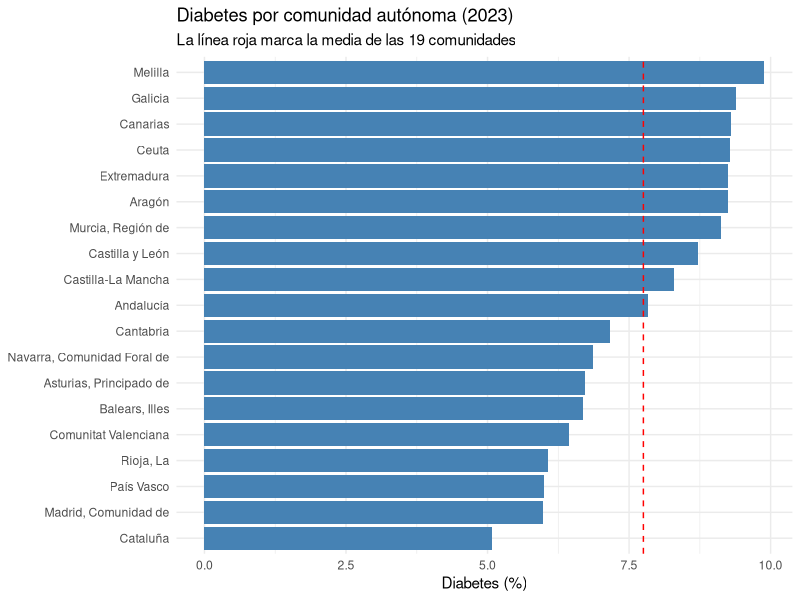
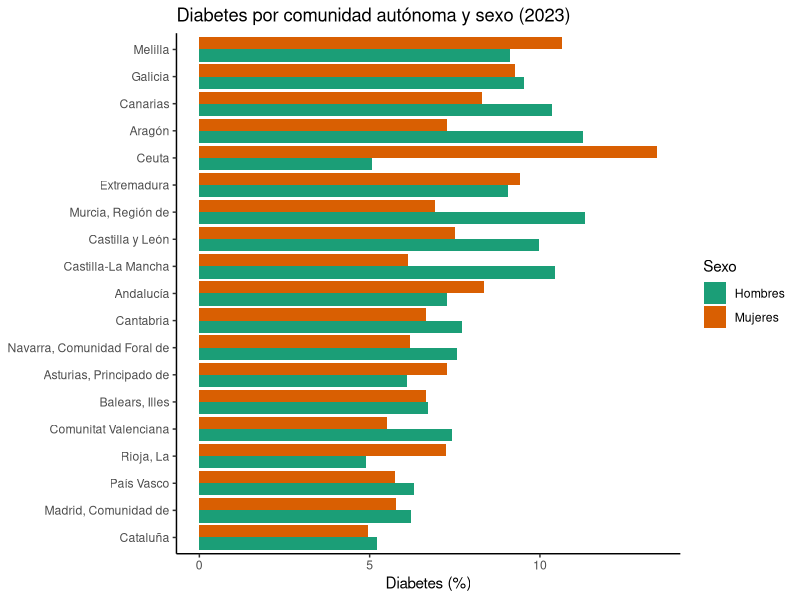
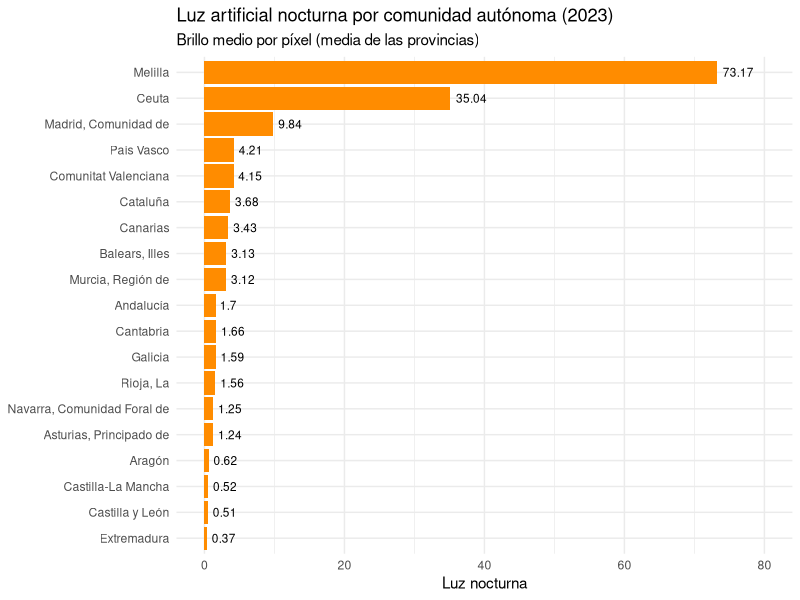
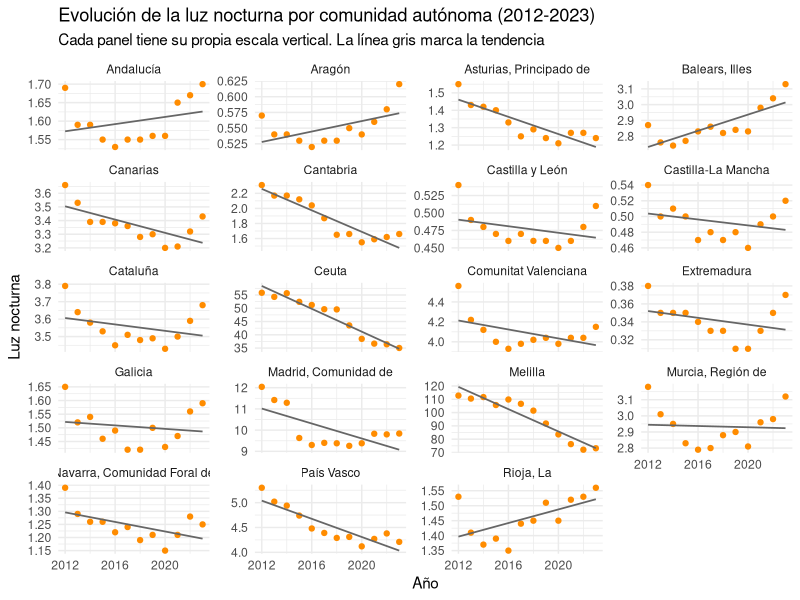
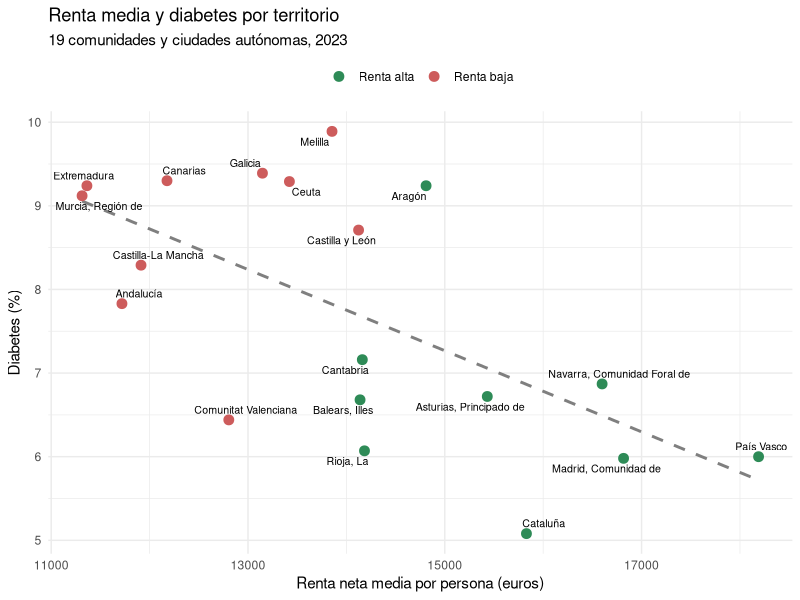
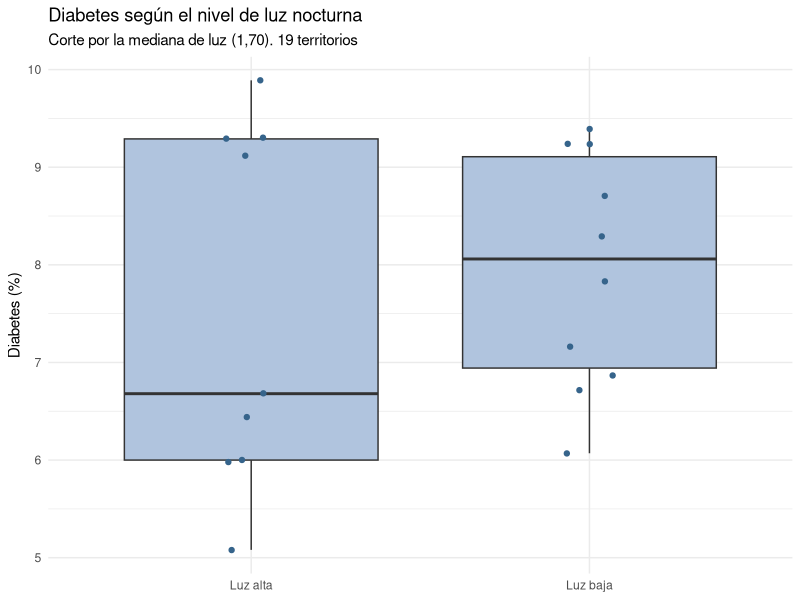
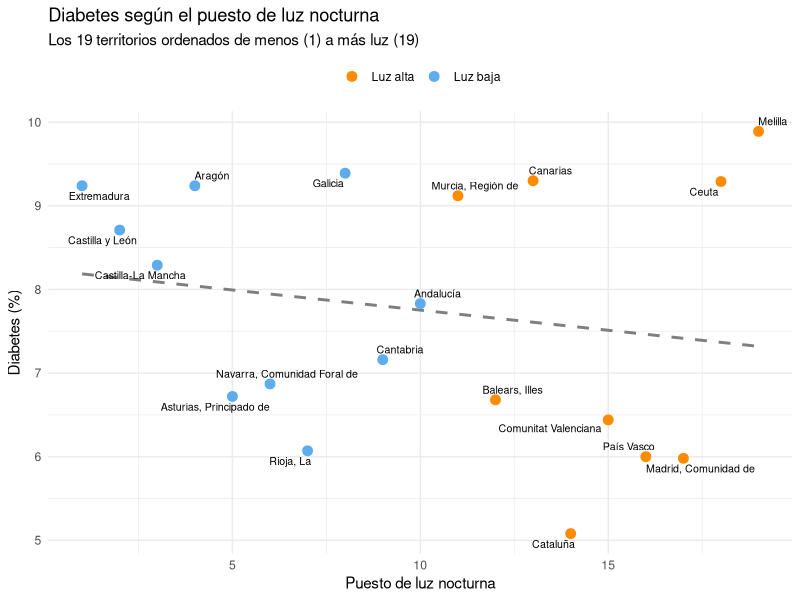

Source code (R) for these figures, in order:
## ---- chunk 1
knitr::opts_chunk$set(echo = TRUE, warning = FALSE, message = FALSE)
## ---- chunk 2
library(readr)
library(dplyr)
## ---- chunk 3
datos <- read_csv("OUTPUT/DATA/luz_diabetes_ccaa_2023.csv")
## ---- chunk 4
tabla_diabetes <- datos %>%
  select(comunidad, diabetes_pct) %>%
  arrange(desc(diabetes_pct)) %>%
  mutate(puesto = row_number()) %>%
  select(puesto, comunidad, diabetes_pct)

knitr::kable(tabla_diabetes,
             col.names = c("Puesto", "Comunidad", "Diabetes (%)"),
             caption = "Comunidades ordenadas de mayor a menor porcentaje de diabetes (2023)")
## ---- chunk 5
resumen <- datos %>%
  summarise(n       = n(),
            media   = mean(diabetes_pct),
            mediana = median(diabetes_pct),
            desv    = sd(diabetes_pct),
            minimo  = min(diabetes_pct),
            q1      = quantile(diabetes_pct, 0.25),
            q3      = quantile(diabetes_pct, 0.75),
            maximo  = max(diabetes_pct))

knitr::kable(resumen, digits = 2,
             caption = "Resumen estadístico del porcentaje de diabetes por comunidad")

# Para el texto
com_max <- tabla_diabetes$comunidad[1]
com_min <- tabla_diabetes$comunidad[nrow(tabla_diabetes)]
## ---- chunk 6

library(tidyverse)
library(ggrepel) #instalarlo con: install.packages("ggrepel")
## ---- chunk 7
ggplot(tabla_diabetes,
       aes(x = reorder(comunidad, diabetes_pct), y = diabetes_pct)) +
  geom_col(fill = "steelblue") +
  geom_hline(yintercept = mean(tabla_diabetes$diabetes_pct),
             linetype = "dashed", colour = "red") +
  coord_flip() +
  labs(title = "Diabetes por comunidad autónoma (2023)",
       subtitle = "La línea roja marca la media de las 19 comunidades",
       x = NULL,
       y = "Diabetes (%)") +
  theme_minimal()
## ---- chunk 8
diabetes_sexo <- read_csv("OUTPUT/DATA/diabetes_ccaa_sexo_2023.csv")
## ---- chunk 9
hombres <- diabetes_sexo %>%
  filter(sexo == "Hombres") %>%
  rename(hombres = diabetes_pct) %>%
  select(comunidad, hombres)

mujeres <- diabetes_sexo %>%
  filter(sexo == "Mujeres") %>%
  rename(mujeres = diabetes_pct) %>%
  select(comunidad, mujeres)

tabla_sexo <- hombres %>%
  left_join(mujeres, by = "comunidad") %>%
  mutate(diferencia = round(hombres - mujeres, 2)) %>%
  arrange(desc(diferencia))

tabla_sexo
## ---- chunk 10
ggplot(data = diabetes_sexo,
       aes(x = fct_reorder(comunidad, diabetes_pct, .fun = mean),
           y = diabetes_pct, fill = sexo)) +
  geom_col(position = "dodge") +
  coord_flip() +
  scale_fill_brewer(palette = "Dark2") +
  labs(title = "Diabetes por comunidad autónoma y sexo (2023)",
       x = NULL, y = "Diabetes (%)", fill = "Sexo") +
  theme_classic()
## ---- chunk 11
medias_sexo <- diabetes_sexo %>%
  group_by(sexo) %>%
  summarise(media = mean(diabetes_pct), .groups = "drop")

media_h <- medias_sexo$media[medias_sexo$sexo == "Hombres"]
media_m <- medias_sexo$media[medias_sexo$sexo == "Mujeres"]

n_h_mayor   <- nrow(filter(tabla_sexo, diferencia > 0))
com_dif_max <- tabla_sexo$comunidad[1]
dif_max     <- tabla_sexo$diferencia[1]
com_dif_min <- tabla_sexo$comunidad[nrow(tabla_sexo)]
dif_min     <- tabla_sexo$diferencia[nrow(tabla_sexo)]
## ---- chunk 12
luz <- read_csv("OUTPUT/DATA/luz_ccaa_2023.csv")

luz <- luz %>%
  arrange(desc(luz_media))

slice_head(luz, n = 5)
slice_tail(luz, n = 5)
## ---- chunk 13
luz %>%
  summarise(comunidades = n(),
            media = round(mean(luz_media), 2),
            desviacion = round(sd(luz_media), 2))

luz %>%
  filter(comunidad != "Ceuta", comunidad != "Melilla") %>%
  summarise(comunidades = n(),
            media = round(mean(luz_media), 2),
            desviacion = round(sd(luz_media), 2))
## ---- chunk 14
ggplot(luz, aes(x = reorder(comunidad, luz_media), y = luz_media)) +
  geom_col(fill = "darkorange") +
  geom_text(aes(label = luz_media), hjust = -0.2, size = 3) +
  expand_limits(y = 80) +
  coord_flip() +
  labs(title = "Luz artificial nocturna por comunidad autónoma (2023)",
       subtitle = "Brillo medio por píxel (media de las provincias)",
       x = NULL,
       y = "Luz nocturna") +
  theme_minimal()
## ---- chunk 15
luz_evolucion <- read_csv("OUTPUT/DATA/luz_ccaa_2012_2023.csv")

# Comparamos el primer año (2012) con el último (2023)
cambio_luz <- luz_evolucion %>%
  filter(anio == 2012 | anio == 2023) %>%
  select(comunidad, anio, luz_media) %>%
  pivot_wider(names_from = anio, values_from = luz_media) %>%
  mutate(cambio_pct = round((`2023` - `2012`) / `2012` * 100, 1)) %>%
  arrange(desc(cambio_pct))

knitr::kable(cambio_luz,
             col.names = c("Comunidad", "Luz 2012", "Luz 2023", "Cambio (%)"),
             caption = "Luz nocturna en 2012 y en 2023 y cambio entre los dos años")
## ---- chunk 16
ggplot(luz_evolucion, aes(x = anio, y = luz_media)) +
  geom_point(colour = "darkorange", size = 1.5) +
  geom_smooth(method = "lm", se = FALSE, colour = "grey40", linewidth = 0.6) +
  facet_wrap(~ comunidad, ncol = 4, scales = "free_y") +
  labs(title = "Evolución de la luz nocturna por comunidad autónoma (2012-2023)",
       subtitle = "Cada panel tiene su propia escala vertical. La línea gris marca la tendencia",
       x = "Año",
       y = "Luz nocturna") +
  theme_minimal()
## ---- chunk 17
renta <- read_csv("OUTPUT/DATA/renta_ccaa_2023.csv")
diabetes_luz <- read_csv("OUTPUT/DATA/luz_diabetes_ccaa_2023.csv")

renta_diabetes <- left_join(diabetes_luz, renta, by = "comunidad")

# Comprobamos que no se ha quedado ningún territorio sin renta
sum(is.na(renta_diabetes$renta_euros))
## ---- chunk 18
knitr::kable(renta %>% arrange(desc(renta_euros)),
             col.names = c("Comunidad", "Renta media por persona (€)"),
             caption = "Renta neta media por persona en 2023, de mayor a menor")
## ---- chunk 19
# Separamos por la mediana de renta, igual que hicimos con la luz
mediana_renta <- median(renta_diabetes$renta_euros)
mediana_renta

renta_diabetes <- renta_diabetes %>% 
  mutate(grupo_renta = case_when(renta_euros > mediana_renta ~ "Renta alta",
                                 .default = "Renta baja"))

renta_diabetes %>% 
  group_by(grupo_renta) %>% 
  summarise(territorios = n(),
            diabetes_media = round(mean(diabetes_pct), 2),
            diabetes_min = min(diabetes_pct),
            diabetes_max = max(diabetes_pct))
## ---- chunk 20
ggplot(renta_diabetes, aes(x = renta_euros, y = diabetes_pct)) +
  geom_smooth(method = "lm", se = FALSE, colour = "grey50", linetype = "dashed") +
  geom_point(aes(colour = grupo_renta), size = 3) +
  geom_text_repel(aes(label = comunidad), size = 2.7) +
  scale_colour_manual(values = c("Renta alta" = "seagreen",
                                 "Renta baja" = "indianred")) +
  labs(title = "Renta media y diabetes por territorio",
       subtitle = "19 comunidades y ciudades autónomas, 2023",
       x = "Renta neta media por persona (euros)",
       y = "Diabetes (%)",
       colour = NULL) +
  theme_minimal() +
  theme(legend.position = "top")
## ---- chunk 21
luz_diabetes <- read_csv("OUTPUT/DATA/luz_diabetes_ccaa_2023.csv")

# Mediana de la luz nocturna: parte los 19 territorios en dos mitades
mediana_luz <- median(luz_diabetes$ntl_mean)
mediana_luz

# Cada territorio a un grupo según quede por encima o por debajo de la mediana
luz_diabetes <- luz_diabetes %>% 
  mutate(grupo_luz = case_when(ntl_mean > mediana_luz ~ "Luz alta",
                               .default = "Luz baja"))

# Tabla comparativa
comparacion <- luz_diabetes %>% 
  group_by(grupo_luz) %>% 
  summarise(territorios = n(),
            diabetes_media = round(mean(diabetes_pct), 2),
            diabetes_min = min(diabetes_pct),
            diabetes_max = max(diabetes_pct))

comparacion
## ---- chunk 22
ggplot(luz_diabetes, aes(x = grupo_luz, y = diabetes_pct)) +
  geom_boxplot(fill = "lightsteelblue") +
  geom_jitter(width = 0.08, colour = "steelblue4") +
  labs(title = "Diabetes según el nivel de luz nocturna",
       subtitle = "Corte por la mediana de luz (1,70). 19 territorios",
       x = NULL,
       y = "Diabetes (%)") +
  theme_minimal()
## ---- chunk 23
# Ordenamos por luz y damos a cada territorio su puesto (1 = menos luz)
puestos <- luz_diabetes %>% 
  arrange(ntl_mean) %>% 
  mutate(puesto_luz = row_number())

ggplot(puestos, aes(x = puesto_luz, y = diabetes_pct)) +
  geom_smooth(method = "lm", se = FALSE, colour = "grey50", linetype = "dashed") +
  geom_point(aes(colour = grupo_luz), size = 3) +
  geom_text_repel(aes(label = comunidad), size = 2.7) +
  scale_colour_manual(values = c("Luz alta" = "darkorange",
                                 "Luz baja" = "steelblue2")) +
  labs(title = "Diabetes según el puesto de luz nocturna",
       subtitle = "Los 19 territorios ordenados de menos (1) a más luz (19)",
       x = "Puesto de luz nocturna",
       y = "Diabetes (%)",
       colour = NULL) +
  theme_minimal() +
  theme(legend.position = "top")
